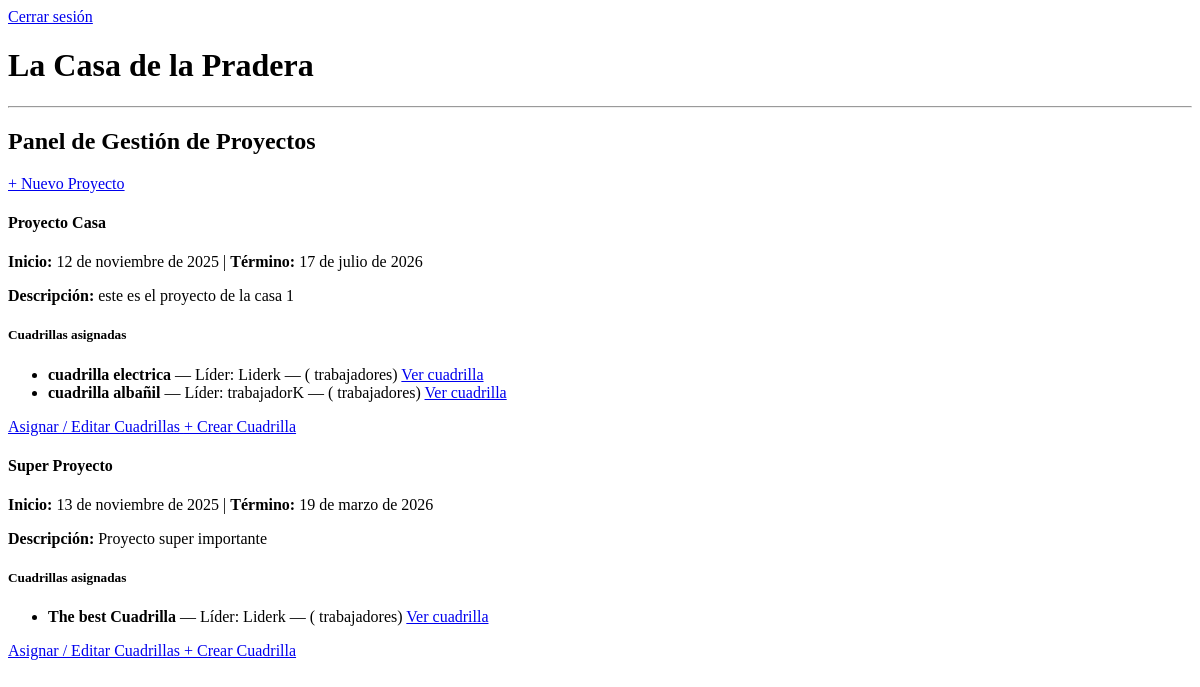
/proyectos/panel/ (signed in), run on an earlier commit of the app's database.
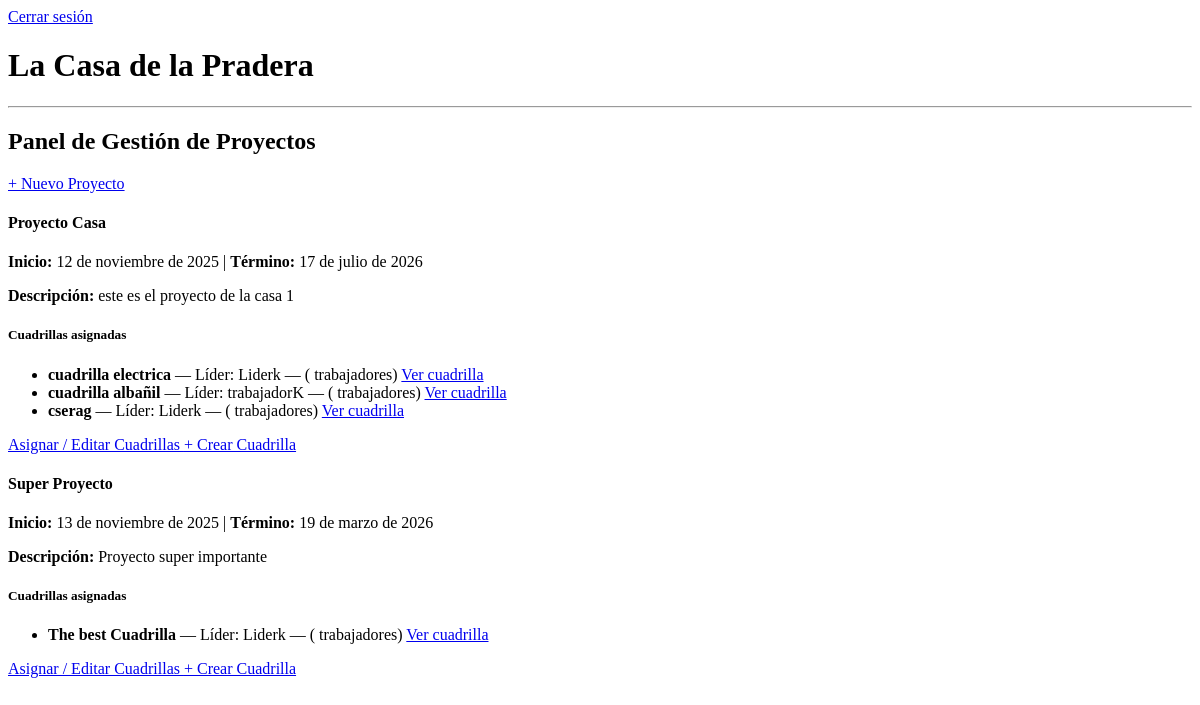
And on a later commit of the database.
### proyectos/models.py (models this page shows, shortened)
class Proyecto(models.Model):
    nombre = models.CharField(max_length=100)
    descripcion = models.TextField(blank=True)
    fecha_inicio = models.DateField()
    fecha_termino = models.DateField(null=True, blank=True)
    jefe = models.ForeignKey(User, on_delete=models.CASCADE, related_name='proyectos')
    activo = models.BooleanField(default=True)

### personal/models.py (models this page shows, shortened)
class Cuadrilla(models.Model):
    nombre = models.CharField(max_length=100)
    proyecto = models.ForeignKey(Proyecto, on_delete=models.CASCADE, related_name='cuadrillas')
    lider = models.ForeignKey(User, on_delete=models.SET_NULL, null=True, blank=True, related_name='cuadrillas_lideradas')

### proyectos/views.py (the view)
# urls.py: path('panel/', views.panel_proyectos, name='panel'),
@login_required
@user_passes_test(es_jefe)
def panel_proyectos(request):
    proyectos = Proyecto.objects.filter(jefe=request.user).prefetch_related('cuadrillas')
    data = []
    for p in proyectos:
        cuadrillas = Cuadrilla.objects.filter(proyecto=p)
        data.append({
            'proyecto': p,
            'cuadrillas': cuadrillas
        })
    return render(request, 'panel.html', {'data': data})

### proyectos/views.py (called while the page is built)
def es_jefe(user):
    return user.groups.filter(name='JefeProyecto').exists()

### proyectos/templates/panel.html
{% extends 'base.html' %}
{% block content %}
<h2>Panel de Gestión de Proyectos</h2>
<a href="{% url 'proyectos:nuevo' %}" class="btn btn-primary">+ Nuevo Proyecto</a>
{% if data %}
{% for item in data %}
<div class="card mt-4">
    <div class="card-body">
        <h4>{{ item.proyecto.nombre }}</h4>
        <p><strong>Inicio:</strong> {{ item.proyecto.fecha_inicio }} |
           <strong>Término:</strong> {{ item.proyecto.fecha_termino|default:"—" }}</p>
        <p><strong>Descripción:</strong> {{ item.proyecto.descripcion|default:"Sin descripción" }}</p>
        <h5 class="mt-3">Cuadrillas asignadas</h5>
        {% if item.cuadrillas %}
            <ul>
                {% for c in item.cuadrillas %}
                    <li>
                        <strong>{{ c.nombre }}</strong>
                        — Líder: {{ c.lider.username|default:"(Sin líder)" }}
                        — ({{ c.trabajadores.count }} trabajadores)
                        <a href="{% url 'personal:detalle_cuadrilla' c.id %}" class="btn btn-sm btn-outline-primary ms-2">
                            Ver cuadrilla
                        </a>
                    </li>
                {% endfor %}
            </ul>
        {% else %}
            <p>No hay cuadrillas asignadas.</p>
        {% endif %}
        <a href="{% url 'proyectos:asignar_cuadrillas' item.proyecto.id %}"
           class="btn btn-sm btn-outline-primary mt-2">
            Asignar / Editar Cuadrillas
        </a>
        <a href="{% url 'personal:crear_cuadrilla' %}" class="btn btn-outline-primary">
    + Crear Cuadrilla
</a>
    </div>
</div>
{% endfor %}
{% else %}
<p class="mt-3">No tienes proyectos registrados aún.</p>
{% endif %}
{% endblock %}

What changed in the data, as far as the page shows it:
added Cuadrilla: nombre "cserag", lider.username "Liderk", shown under Proyecto "Proyecto Casa"
